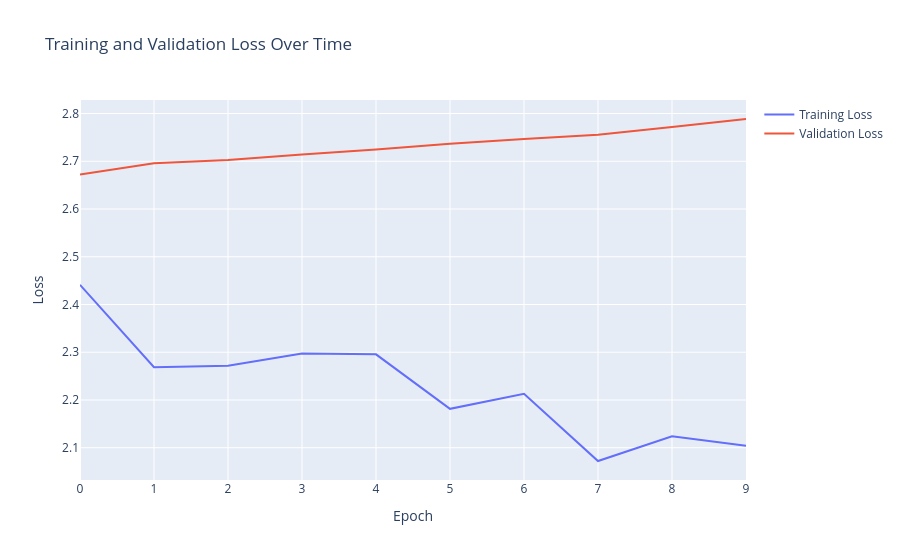

This figure's notebook cell:
### Code cell
# Fine-tuning
finetune_model = ResNetTransfer(copy.deepcopy(resnet50)).to(device)
finetune_model.load_state_dict(torch.load('resnet_transfer_model.pth', map_location=device))

for param in finetune_model.resnet.parameters():
    param.requires_grad = True

# Use different learning rate on different params to train resnet layers more slowly
finetune_optimizer = torch.optim.Adam([
    {'params': finetune_model.resnet.parameters(), 'lr': 1e-6},
    {'params': finetune_model.classifier.parameters(), 'lr': epsilon},
])

train_model(finetune_model, train_loader, val_loader, criterion, finetune_optimizer, device, num_epochs=10, checkpoint_path='resnet_finetuned.pth')

### Figure 1 — Plotly figure (JSON) as saved in the notebook; plotly's stock layout.template omitted (floating-point values rounded to 4 significant figures)
{"data": [{"mode": "lines", "name": "Training Loss", "type": "scatter", "x": [0, 1, 2, 3, 4, 5, 6, 7, 8, 9], "y": [2.441, 2.269, 2.272, 2.297, 2.296, 2.181, 2.213, 2.072, 2.124, 2.104]}, {"mode": "lines", "name": "Validation Loss", "type": "scatter", "x": [0, 1, 2, 3, 4, 5, 6, 7, 8, 9], "y": [2.672, 2.696, 2.702, 2.714, 2.725, 2.737, 2.746, 2.755, 2.772, 2.789]}], "layout": {"title": {"text": "Training and Validation Loss Over Time"}, "xaxis": {"title": {"text": "Epoch"}}, "yaxis": {"title": {"text": "Loss"}}}}
